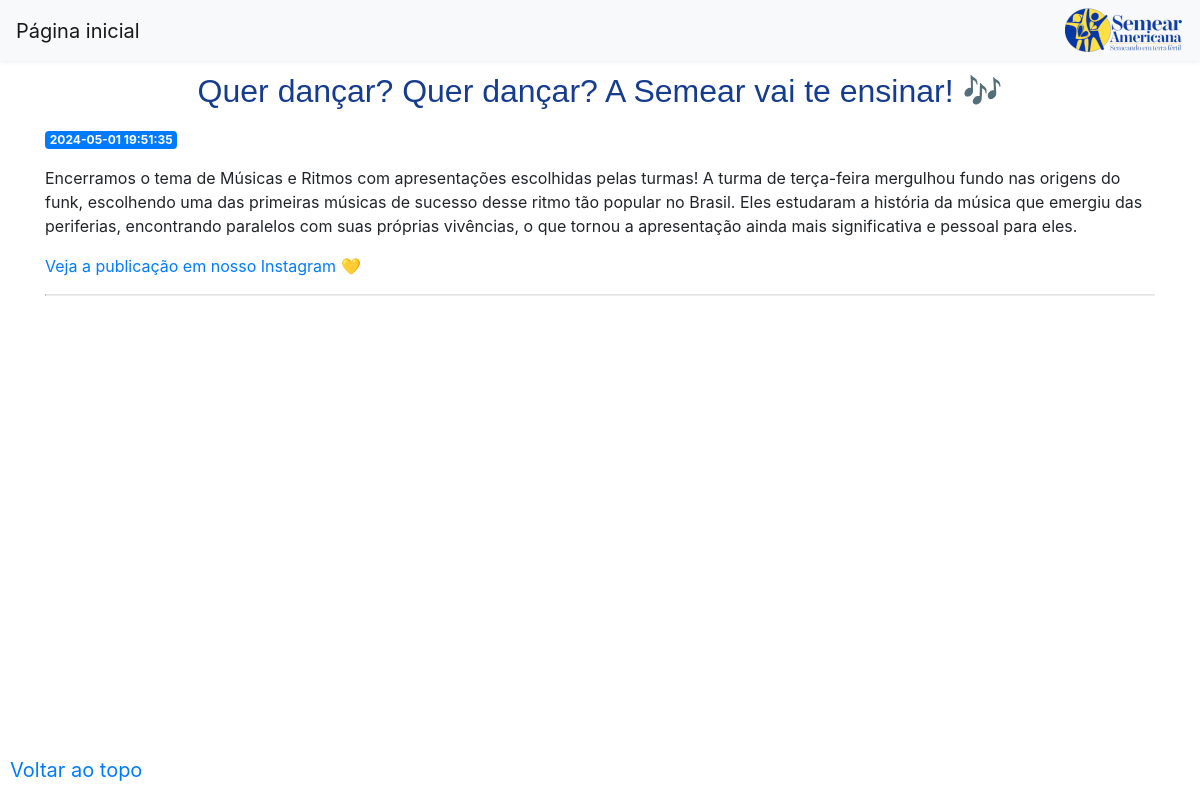
/19, run on the app's committed database.
### tables this page shows
CREATE TABLE posts (
    id INTEGER PRIMARY KEY AUTOINCREMENT,
    created TIMESTAMP NOT NULL DEFAULT CURRENT_TIMESTAMP,
    title TEXT NOT NULL,
    content TEXT NOT NULL
);

### app.py (the view)
@app.route('/<int:post_id>')
def post(post_id):
    post = get_post(post_id)
    return render_template('post.html', post=post)

### app.py (called while the page is built)
def get_db_connection():
    conn = sqlite3.connect('database.db')
    conn.row_factory = sqlite3.Row
    return conn

def get_post(post_id):
    conn = get_db_connection()
    post = conn.execute('SELECT * FROM posts WHERE id = ?',
                        (post_id,)).fetchone()
    conn.close()
    if post is None:
        abort(404)
    return post

### templates/post.html
{% extends 'base2.html' %}
{% block content %}
	<br><br><br>
    <h2>{% block title %} {% autoescape off %} {{ post['title'] }} {% endautoescape %} {% endblock %}</h2>
    <span class="badge badge-primary">{{ post['created'] }}</span>
    {% autoescape off %}
    <p>{{ post['content'] }}</p>
    {% endautoescape %}
{% endblock %}

### static/css/style.css (style rules this page uses)
h2 { color: #153c8e; font-family: Arial, sans-serif; text-align: center; padding 7px; }

### data on the page
posts: title "Quer dançar? Quer dançar? A Semear vai te ensinar! 🎶", created "2024-05-01 19:51:35", content "Encerramos o tema de Músicas e Ritmos com apresentações escolhidas pelas turmas! A turma de terça-feira mergulhou fundo nas origens do funk, escolhendo uma das primeiras músicas de sucesso desse ritmo tão popular no Brasil. Eles estudaram a história da música que emergiu das periferias, encontrando paralelos com suas próprias vivências, o que tornou a apresentação ainda mais significativa e pessoal para eles. Veja a publicação em nosso Instagram 💛"
